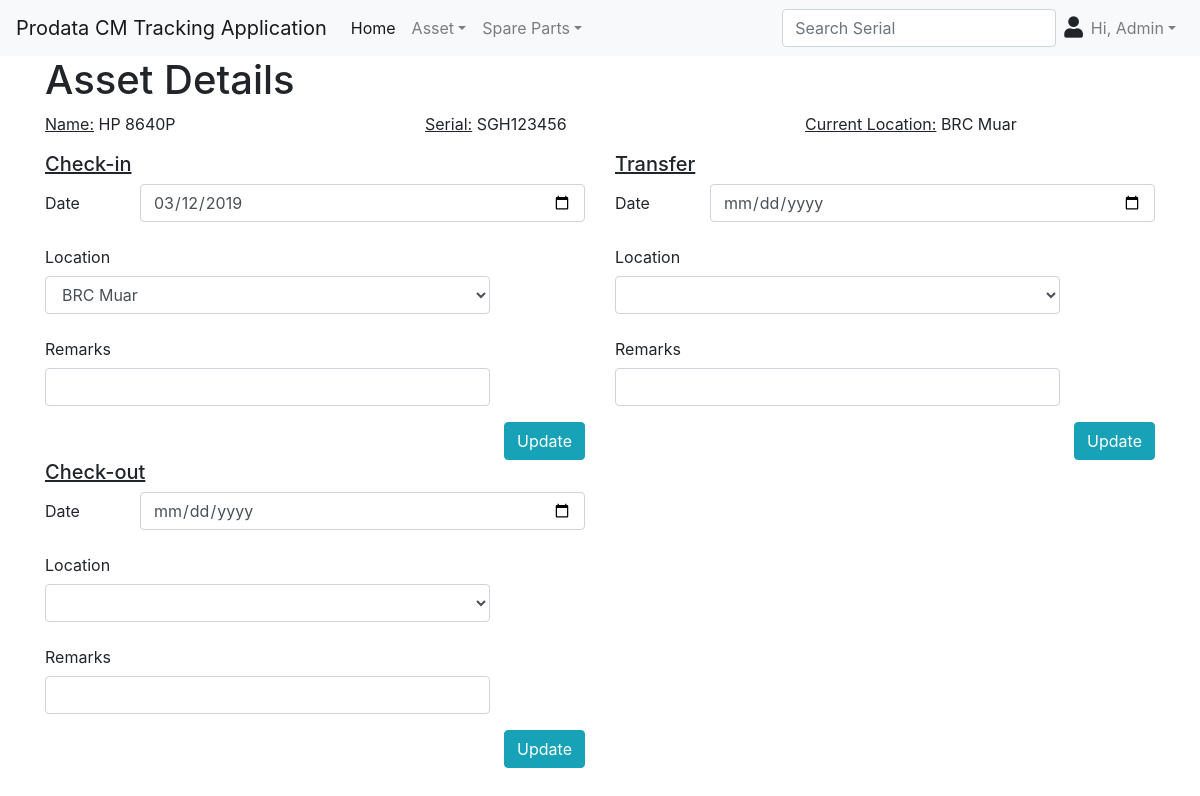
Page /assets.php?action=details&asset=1 on the committed database.
### tables this page shows
CREATE TABLE IF NOT EXISTS `asset` (
  `assetID` INT NOT NULL AUTO_INCREMENT,
  `brandID` INT NOT NULL,
  `modelID` INT NOT NULL,
  `serialID` INT NOT NULL,
  `locationID` INT NOT NULL,
  `statusID` INT NOT NULL,
  PRIMARY KEY (`assetID`),
  INDEX `fk_asset_brand1_idx` (`brandID` ASC),
  INDEX `fk_asset_model1_idx` (`modelID` ASC),
  INDEX `fk_asset_location1_idx` (`locationID` ASC),
  INDEX `fk_asset_assetStatus1_idx` (`statusID` ASC),
  INDEX `fk_asset_serial1_idx` (`serialID` ASC),
  CONSTRAINT `fk_asset_brand1`
    FOREIGN KEY (`brandID`)
    REFERENCES `brand` (`brandID`)
    ON DELETE NO ACTION
    ON UPDATE NO ACTION,
  CONSTRAINT `fk_asset_model1`
    FOREIGN KEY (`modelID`)
    REFERENCES `model` (`modelID`)
    ON DELETE NO ACTION
    ON UPDATE NO ACTION,
  CONSTRAINT `fk_asset_location1`
    FOREIGN KEY (`locationID`)
    REFERENCES `location` (`locationID`)
    ON DELETE NO ACTION
    ON UPDATE NO ACTION,
  CONSTRAINT `fk_asset_assetStatus1`
    FOREIGN KEY (`statusID`)
    REFERENCES `status` (`statusID`)
    ON DELETE NO ACTION
    ON UPDATE NO ACTION,
  CONSTRAINT `fk_asset_serial1`
    FOREIGN KEY (`serialID`)
    REFERENCES `serial` (`serialID`)
    ON DELETE NO ACTION
    ON UPDATE NO ACTION);

CREATE TABLE IF NOT EXISTS `serial` (
  `serialID` INT NOT NULL AUTO_INCREMENT,
  `serialName` VARCHAR(45) NOT NULL,
  PRIMARY KEY (`serialID`),
  UNIQUE INDEX `serialName_UNIQUE` (`serialName` ASC));

CREATE TABLE IF NOT EXISTS `location` (
  `locationID` INT NOT NULL AUTO_INCREMENT,
  `locationName` VARCHAR(45) NOT NULL,
  `stateID` INT NOT NULL,
  `locationTypeID` INT NOT NULL,
  PRIMARY KEY (`locationID`),
  INDEX `fk_location_state1_idx` (`stateID` ASC),
  INDEX `fk_location_locationType1_idx` (`locationTypeID` ASC),
  CONSTRAINT `fk_location_state1`
    FOREIGN KEY (`stateID`)
    REFERENCES `state` (`stateID`)
    ON DELETE NO ACTION
    ON UPDATE NO ACTION,
  CONSTRAINT `fk_location_locationType1`
    FOREIGN KEY (`locationTypeID`)
    REFERENCES `locationType` (`locationTypeID`)
    ON DELETE NO ACTION
    ON UPDATE NO ACTION);

CREATE TABLE IF NOT EXISTS `assetLog` (
  `assetLogID` INT NOT NULL AUTO_INCREMENT,
  `assetLogDate` DATE NOT NULL,
  `locationID` INT NOT NULL,
  `assetID` INT NOT NULL,
  `txnTypeID` INT NOT NULL,
  `userID` INT NOT NULL,
  PRIMARY KEY (`assetLogID`),
  INDEX `fk_log_location1_idx` (`locationID` ASC),
  INDEX `fk_log_asset1_idx` (`assetID` ASC),
  INDEX `fk_log_txnType1_idx` (`txnTypeID` ASC),
  CONSTRAINT `fk_log_location1`
    FOREIGN KEY (`locationID`)
    REFERENCES `location` (`locationID`)
    ON DELETE NO ACTION
    ON UPDATE NO ACTION,
  CONSTRAINT `fk_log_asset1`
    FOREIGN KEY (`assetID`)
    REFERENCES `asset` (`assetID`)
    ON DELETE NO ACTION
    ON UPDATE NO ACTION,
  CONSTRAINT `fk_log_txnType1`
    FOREIGN KEY (`txnTypeID`)
    REFERENCES `txnType` (`txnTypeID`)
    ON DELETE NO ACTION
    ON UPDATE NO ACTION);

### class/class.form.php (the view, shortened to what this page needs)
<?php
class Form {
  public static function getCheckoutLocationIntoSelect($assetID) {
    global $connection;
    if (isset($assetLocationID)) {
      $sql2 = "SELECT `location`.`locationName`, `location`.`locationTypeID`, `location`.`locationID` ";
      $sql2 .= "FROM `location` ";
      $sql2 .= "ORDER BY `location`.`locationName` ASC";
      $sql2 = mysqli_query($connection, $sql2);
      while ($row = mysqli_fetch_assoc($sql2)) {
        $locationName = $row['locationName'];
        echo $locationID = $row['locationID'];
        echo "<option ";
        if ($assetLocationID == $locationID) {
          echo "selected ";
        }
        echo "value='$locationID'>$locationName</option>";
      }
    } else {
      $sql2 = "SELECT `location`.`locationName`, `location`.`locationTypeID`, `location`.`locationID` ";
      $sql2 .= "FROM `location` ";
      $sql2 .= "ORDER BY `location`.`locationName` ASC";
      $sql2 = mysqli_query($connection, $sql2);
      echo "<option></option>";
      while ($row = mysqli_fetch_assoc($sql2)) {
        $locationName = $row['locationName'];
        $locationID = $row['locationID'];
        echo "<option value='$locationID'>$locationName</option>";
      }
    }
  }
  public static function getCheckinLocationIntoSelect($assetID) {
    global $connection;
    $sql1 = "SELECT `assetLog`.`assetID`, `assetLog`.`txnTypeID`, `location`.`locationName`, `location`.`locationID` ";
    $sql1 .= "FROM `assetLog` ";
    $sql1 .= "LEFT JOIN `location` ON `assetLog`.`locationID` = `location`.`locationID` ";
    $sql1 .= "WHERE ((`assetLog`.`assetID` = $assetID) AND (`assetLog`.`txnTypeID` = 1))";
    $sql1 = mysqli_query($connection, $sql1);
    while ($row = mysqli_fetch_assoc($sql1)) {
      $assetLocationID = $row['locationID'];
    }
    if (isset($assetLocationID)) {
      $sql2 = "SELECT `location`.`locationName`, `location`.`locationTypeID`, `location`.`locationID` ";
      $sql2 .= "FROM `location` ";
      $sql2 .= "WHERE (`location`.`locationTypeID` = 2) ";
      $sql2 .= "ORDER BY `location`.`locationName` ASC";
      $sql2 = mysqli_query($connection, $sql2);
      while ($row = mysqli_fetch_assoc($sql2)) {
        $locationName = $row['locationName'];
        $locationID = $row['locationID'];
        echo "<option ";
        if ($assetLocationID == $locationID) {
          echo "selected ";
        }
        echo "value='$locationID'>$locationName</option>";
      }
    }
  }
  public static function getTransferLocationIntoSelect($assetID) {
    global $connection;
    if (isset($assetLocationID)) {
      $sql2 = "SELECT `location`.`locationName`, `location`.`locationTypeID`, `location`.`locationID` ";
      $sql2 .= "FROM `location` ";
      $sql2 .= "WHERE (`location`.`locationTypeID` = 2) ";
      $sql2 .= "ORDER BY `location`.`locationName`";
      $sql2 = mysqli_query($connection, $sql2);
      while ($row = mysqli_fetch_assoc($sql2)) {
        $locationName = $row['locationName'];
        $locationID = $row['locationID'];
        echo "<option ";
        if ($assetLocationID == $locationID) {
          echo "selected ";
        }
        echo "value='$locationID'>$locationName</option>";
      }
    } else {
      $sql2 = "SELECT `location`.`locationName`, `location`.`locationTypeID`, `location`.`locationID` ";
      $sql2 .= "FROM `location` ";
      $sql2 .= "WHERE (`location`.`locationTypeID` = 2) ";
      $sql2 .= "ORDER BY `location`.`locationName`";
      $sql2 = mysqli_query($connection, $sql2);
      echo "<option></option>";
      while ($row = mysqli_fetch_assoc($sql2)) {
        $locationName = $row['locationName'];
        $locationID = $row['locationID'];
        echo "<option value='$locationID'>$locationName</option>";
      }
    }
  }
}
?>

### inc/assets/details.php (shortened to what this page needs)
<?php
  include(CLASS_DIR.'/class.asset.php');
  include(CLASS_DIR.'/class.form.php');
  include(CLASS_DIR.'/class.dal.php');
  if (isset($_GET['asset'])) {
    $assetID = $_GET['asset'];
  }
?>
<h1>Asset Details</h1>
<div class="row mb-3">
  <div class="col-sm">
    <u>Name:</u> <?php Asset::getAssetNameByAssetID($assetID); ?>
  </div>
  <div class="col-sm">
    <u>Serial:</u> <?php Asset::getAssetSerial($assetID); ?>
  </div>
  <div class="col-sm">
    <u>Current Location:</u> <?php Asset::getAssetCurrentLocation($assetID); ?>
  </div>
</div>
<div class="row">
  <div class="col-xl-6 col-sm">
    <h5><u>Check-in</u></h5>
    <form action="" method="post">
      <div class="row form-group">
        <div class="col-xl">
          <label class="col-form-label" for="checkinDate">Date</label>
        </div>
        <div class="col-10">
          <input class="form-control" type="date" name="checkinDate" value="<?php Asset::getCheckinDate($assetID); ?>" id="" <?php if (Asset::isArchived($assetID)) {echo "disabled";} ?>>
        </div>
      </div>
      <div class="row form-group">
        <div class="col">
          <label class="col-form-label" for="checkinLocation">Location</label>
        </div>
        <div class="col-10">
          <select class="form-control" name="checkinLocation" id="" <?php if (Asset::isArchived($assetID)) {echo "disabled";} ?>>
            <?php Form::getCheckinLocationIntoSelect($assetID); ?>
          </select>
        </div>
      </div>
      <div class="row form-group">
        <div class="col">
          <label class="col-form-label" for="checkinRemarks">Remarks</label>
        </div>
        <div class="col-10">
          <input class="form-control" type="text" name="checkinRemarks" value="<?php Asset::getCheckinRemarks($assetID); ?>" id="" <?php if (Asset::isArchived($assetID)) {echo "disabled";} ?>>
        </div>
      </div>
      <div class="float-right">
      <input class="btn btn-info" type="submit" name="checkinUpdate" value="Update">
      </div>
    </form>
  </div>
  <div class="col-xl-6 col-sm">
    <h5><u>Transfer</u></h5>
    <form action="" method="post">
      <div class="row form-group">
        <div class="col-xl">
          <label class="col-form-label" for="transferDate">Date</label>
        </div>
        <div class="col-10">
          <input class="form-control" type="date" name="transferDate" value="<?php Asset::getTransferDate($assetID); ?>" id="" <?php if (Asset::isArchived($assetID)) {echo "disabled";} ?>>
        </div>
      </div>
      <div class="row form-group">
        <div class="col">
          <label class="col-form-label" for="transferLocation">Location</label>
        </div>
        <div class="col-10">
          <select class="form-control" name="transferLocation" id="" <?php if (Asset::isArchived($assetID)) {echo "disabled";} ?>>
            <?php Form::getTransferLocationIntoSelect($assetID); ?>
          </select>
        </div>
      </div>
      <div class="row form-group">
        <div class="col">
          <label class="col-form-label" for="transferRemarks">Remarks</label>
        </div>
        <div class="col-10">
          <input class="form-control" type="text" name="transferRemarks" value="<?php Asset::getTransferRemarks($assetID); ?>" id="" <?php if (Asset::isArchived($assetID)) {echo "disabled";} ?>>
        </div>
      </div>
      <div class="float-right">
      <input class="btn btn-info" type="submit" name="transferUpdate" value="Update">
      </div>
    </form>
  </div>
  </div>
<div class="row">
  <div class="col-xl-6 col-sm">
    <h5><u>Check-out</u></h5>
    <form action="" method="post">
      <div class="row form-group">
        <div class="col-xl">
          <label class="col-form-label" for="checkoutDate">Date</label>
        </div>
        <div class="col-10">
          <input class="form-control" type="date" name="checkoutDate" value="<?php Asset::getCheckoutDate($assetID); ?>" id="" <?php if (Asset::isArchived($assetID)) {echo "disabled";} ?>>
        </div>
      </div>
      <div class="row form-group">
        <div class="col">
          <label class="col-form-label" for="checkoutLocation">Location</label>
        </div>
        <div class="col-10">
          <select class="form-control" name="checkoutLocation" id="" <?php if (Asset::isArchived($assetID)) {echo "disabled";} ?>>
            <?php Form::getCheckoutLocationIntoSelect($assetID); ?>
          </select>
        </div>
      </div>
      <div class="row form-group">
        <div class="col">
          <label class="col-form-label" for="checkoutRemarks">Remarks</label>
        </div>
        <div class="col-10">
          <input class="form-control" type="text" name="checkoutRemarks" value="<?php Asset::getCheckoutRemarks($assetID); ?>" id="" <?php if (Asset::isArchived($assetID)) {echo "disabled";} ?>>
        </div>
      </div>
      <div class="row form-group">
        <div class="col">
        </div>
        <div class="col-2">
          <input class="btn btn-info float-right" type="submit" name="checkoutUpdate" value="Update">
        </div>
      </div>
    </form>
  </div>
  </div>

### class/class.asset.php (shortened to what this page needs)
<?php
class Asset {
  public static function getCheckinDate($assetID) {
    global $connection;
    $sql = "SELECT `assetLog`.`assetLogDate`, `assetLog`.`assetID`, `assetLog`.`txnTypeID` ";
    $sql .= "FROM `assetLog` ";
    $sql .= "WHERE assetLog.assetID = $assetID AND assetLog.txnTypeID = 1";
    $sql = mysqli_query($connection, $sql);
    while ($row = mysqli_fetch_assoc($sql)) {
      $checkinDate = $row['assetLogDate'];
    }
    echo $checkinDate;
  }
  public static function getCheckinRemarks($assetID) {
    global $connection;
    $sql = "SELECT `assetLog`.`assetID`, `assetLog`.`txnTypeID`, `remarks`.`remarksContent` ";
    $sql .= "FROM `assetLog` ";
    $sql .= "LEFT JOIN `remarks` ON `remarks`.`assetLogID` = `assetLog`.`assetLogID` ";
    $sql .= "WHERE ((`assetLog`.`assetID` = $assetID) AND (`assetLog`.`txnTypeID` = 1))";
    $sql = mysqli_query($connection, $sql);
    while ($row = mysqli_fetch_assoc($sql)) {
      $checkinRemarks = $row['remarksContent'];
    }
    if (empty($checkinRemarks)) {
      $checkinRemarks = '';
    }
    echo $checkinRemarks;
  }
  public static function getTransferDate($assetID) {
    if (empty($transferDate)) {
      $transferDate = '';
    }
    echo $transferDate;
  }
  public static function getTransferRemarks($assetID) {
    if (empty($transferRemarks)) {
      $transferRemarks = '';
    }
    echo $transferRemarks;
  }
  public static function getCheckoutDate($assetID) {
    if (empty($checkoutDate)) {
      $checkoutDate = '';
    }
    echo $checkoutDate;
  }
  public static function getCheckoutRemarks($assetID) {
    if (empty($checkoutRemarks)) {
      $checkoutRemarks = '';
    }
    echo $checkoutRemarks;
  }
  public static function getAssetNameByAssetID($assetID) {
    global $connection;
    $sql = "SELECT DISTINCT `brand`.`brandName`, `model`.`modelName` ";
    $sql .= "FROM `brand` ";
    $sql .= "LEFT JOIN `asset` ON `asset`.`brandID` = `brand`.`brandID` ";
    $sql .= "LEFT JOIN `model` ON `asset`.`modelID` = `model`.`modelID` ";
    $sql .= "WHERE `asset`.`assetID` = {$assetID}";
    $sql = mysqli_query($connection, $sql);
    while ($row = mysqli_fetch_assoc($sql)) {
      $brandName = $row['brandName'];
      $modelName = $row['modelName'];
      $assetName = $brandName.'&nbsp'.$modelName;
    }
    echo $assetName;
  }
  public static function getAssetSerial($assetID) {
    global $connection;
    $sql = "SELECT `asset`.`assetID`, `serial`.`serialName` ";
    $sql .= "FROM `asset` ";
    $sql .= "LEFT JOIN `serial` ON `asset`.`serialID` = `serial`.`serialID` ";
    $sql .= "WHERE `asset`.`assetID` = {$assetID}";
    $sql = mysqli_query($connection, $sql);
    while ($row = mysqli_fetch_assoc($sql)) {
      $assetSerial = $row['serialName'];
    }
    echo $assetSerial;
  }
  public static function getAssetCurrentLocation($assetID) {
    global $connection;
    $sql = "SELECT `asset`.`assetID`, `location`.`locationName` ";
    $sql .= "FROM `asset` ";
    $sql .= "LEFT JOIN `location` ON `asset`.`locationID` = `location`.`locationID` ";
    $sql .= "WHERE (`asset`.`assetID` = $assetID)";
    $sql = mysqli_query($connection, $sql);
    while ($row = mysqli_fetch_assoc($sql)) {
      $currentLocation = $row['locationName'];
    }
    echo $currentLocation;
  }
  public static function isArchived($assetID) {
    global $connection;
    $sql = "SELECT `asset`.`assetID`, `status`.`statusName` ";
    $sql .= "FROM `asset` ";
    $sql .= "LEFT JOIN `status` ON `asset`.`statusID` = `status`.`statusID` ";
    $sql .= "WHERE (`asset`.`assetID` = {$assetID})";
    $sql = mysqli_query($connection, $sql);
    while ($row = mysqli_fetch_assoc($sql)) {
      $assetStatus = $row['statusName'];
    }
    if ($assetStatus == 'Archived') {
      return true;
    } else {
      return false;
    }
  }
}
?>

### rows in the picture
asset: serialID.serialName "SGH123456", locationID.locationName "BRC Muar"
assetlog: checkinDate "03/12/2019"

### other values in the picture
$assetName "HP 8640P"
form field checkinLocation "BRC Muar"
